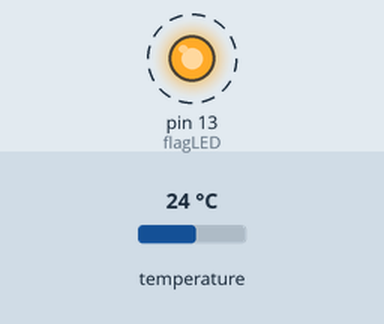
The sketch below on a simulated Arduino Uno, built with avr-gcc and run on an emulated ATmega328P. On the bench: output pins drawn as LEDs (lit = HIGH). Dashed ring = blinking. The test bench sets the inputs (shaded band); at power-on: temperature 24 °C.

Above: at 0.3 s.
Timing chart, 0 to 3.0 s (numbered marks = the images above):
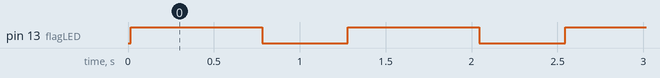

Measured:
- by itself, pin 13 (flagLED): alternates HIGH for 0.77 s and LOW for 0.50 s

The sketch:

BTSendTemp_V1.ino
```cpp
#include <SoftwareSerial.h>
#include <LiquidCrystal_I2C.h>
#include <OneWire.h>
#include <DallasTemperature.h>

#define rxPin 10
#define txPin 11
#define flagLED 13
#define ONE_WIRE_BUS 2

float temp  = 0.0;

SoftwareSerial BTSerial =  SoftwareSerial(rxPin, txPin);
OneWire oneWire(ONE_WIRE_BUS);
//DeviceAddress tempDeviceAddress;
DallasTemperature sensors(&oneWire);

void setup() {

  BTSerial.begin(115200); // bleSerial 2 & 3 Arduino UNO - DUEMILANOVE
  //Serial.begin(115200);
  sensors.begin();
  pinMode(rxPin, INPUT);
  pinMode(txPin, OUTPUT);
  pinMode(flagLED, OUTPUT);


}

void loop() {
  digitalWrite(flagLED, HIGH);

  sensors.requestTemperatures(); // Send the command to get temperature readings
  temp = sensors.getTempCByIndex(0);

  BTSerial.print(temp);
  BTSerial.print("\n");

  digitalWrite(flagLED, LOW);
  delay(500);
}

//void bleSerialEvent() {
//
//  while (bleSerial.available() && stringComplete == false)  {
//    digitalWrite(flagLED, HIGH);
//    inChar = (char)bleSerial.read();
//
//    if (inChar == 0x0A) { //READ LINE FEED
//
//      stringComplete = true;
//
//    }
//
//  }
```
